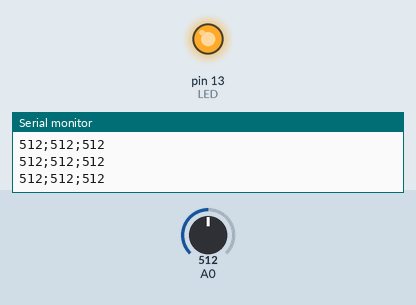
This sketch was run on a simulated Arduino Uno, built with avr-gcc and run on an emulated ATmega328P. On the bench: output pins drawn as LEDs (lit = HIGH), the last lines printed to the serial monitor. The inputs (shaded band) are chosen by the test bench; at power-on: A0 = 512.

Above: at 1.2 s.
1.3 s: A0 set to 0
At 2.5 s:
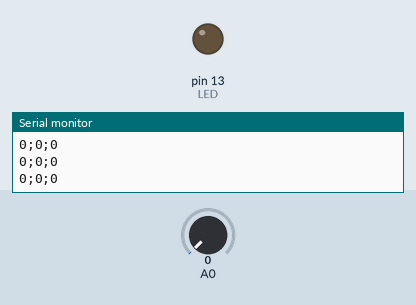
2.8 s: A0 set to 122
At 4.1 s:
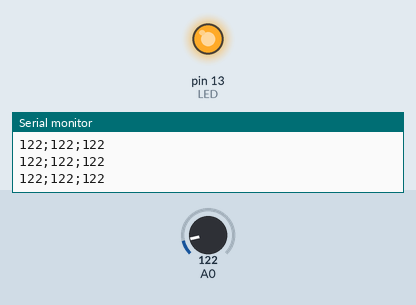
Timing chart, 0 to 5.8 s (numbered marks = the images above; inputs shaded):
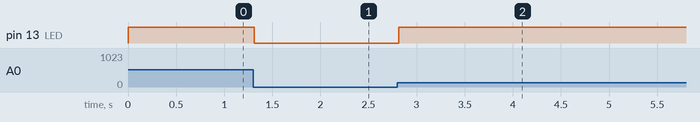

The sketch:

RA30P_test.ino
```cpp
int LED = 13;

void setup() {
  // 센서값 측정위해 시리얼통신 준비
  Serial.begin(9600);
  pinMode(A0, INPUT);
  pinMode(13, OUTPUT);
}

void loop() {
  //아날로그 0번 핀에 압력센서를 연결
  int sensorval = analogRead(A0);

  // 입력을 통해 LED를 밝기를 조절
  if(analogRead(A0)==0) digitalWrite(LED, LOW);
  else digitalWrite(LED, HIGH);

  //시리얼 모니터를 통해 센서값 표기
  Serial.print(sensorval);
  Serial.print(";");
  Serial.print(sensorval);
  Serial.print(";");
  Serial.println(sensorval);

  //100ms동안 대기
  delay(100);
}
```

Measured:
- after the input at 1.3 s, pin 13 (LED): HIGH → LOW at once
- after the input at 2.8 s, pin 13 (LED): LOW → HIGH at once
